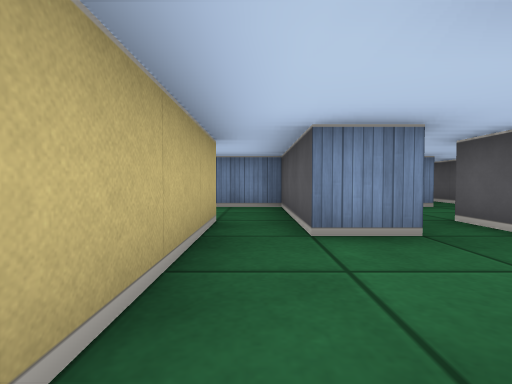
View 1 (above)

24 first-person views from a walk through a cub3D maze. The camera is about half as high as the walls, tilts 2° down and sees 85° across. The floor is counted in squares. Each view is taken from the middle of a square. On the plan, view 1 faces up. The plan holds only what a view shows up to about 9 squares ahead; the rest is blank.

View 2
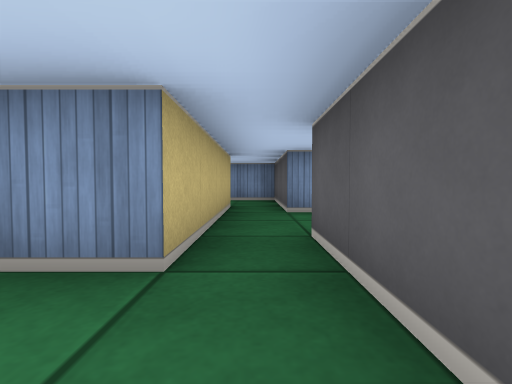

View 3
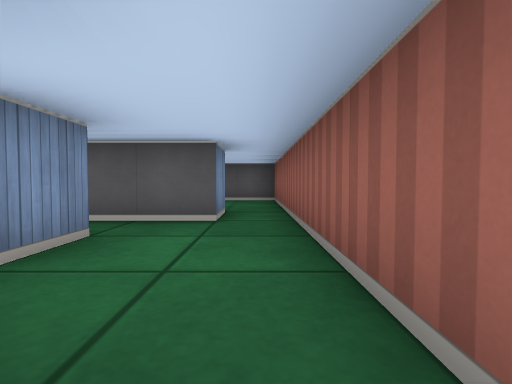

View 4
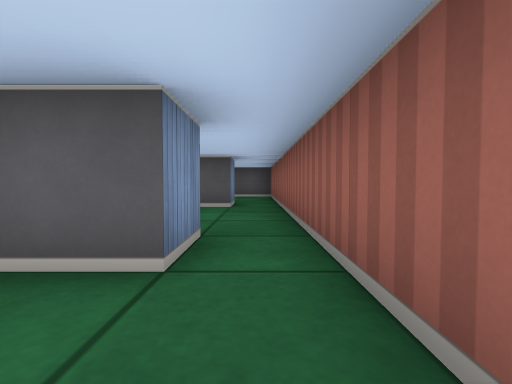

View 5
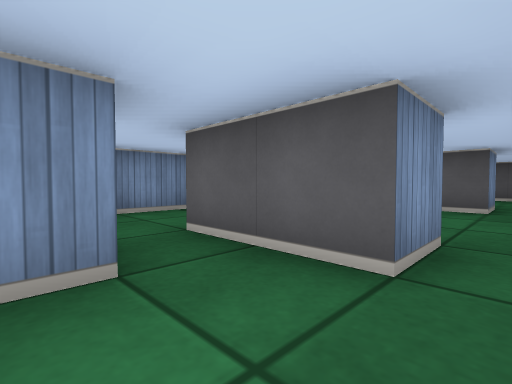

View 6
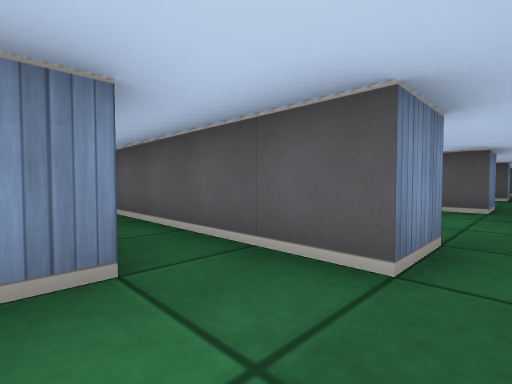

View 7
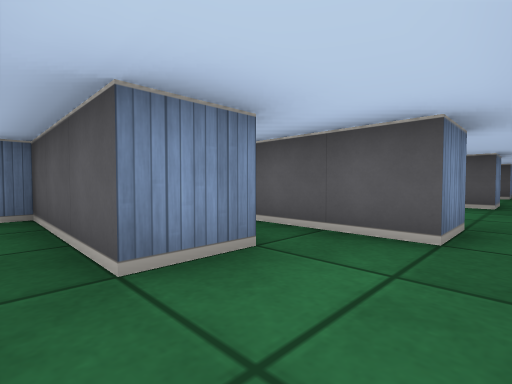

View 8
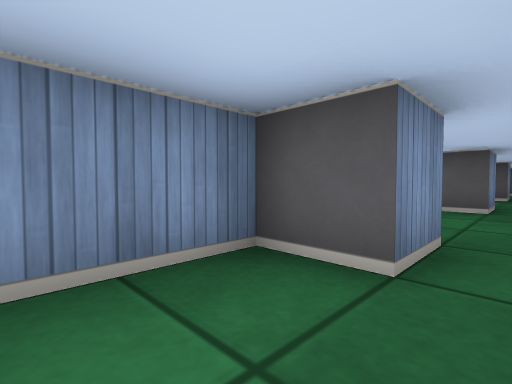

View 9
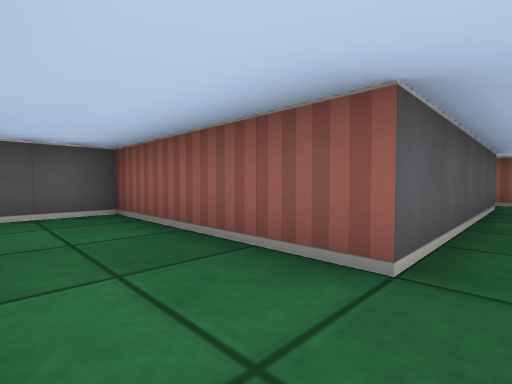

View 10
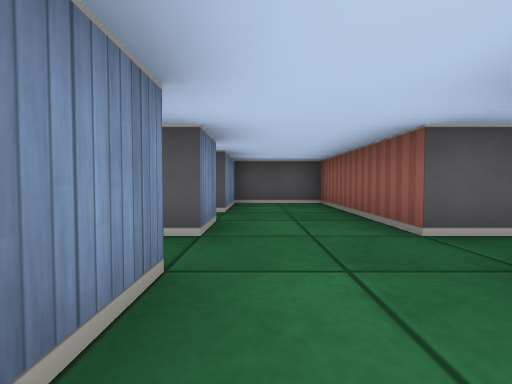

View 11
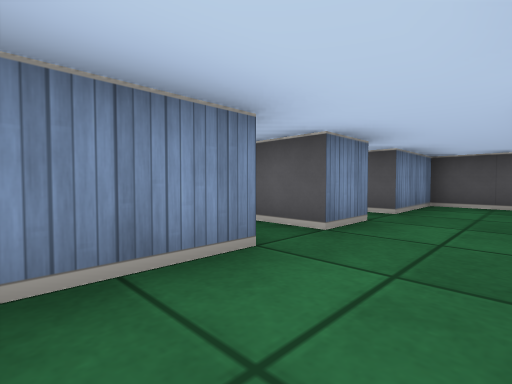

View 12
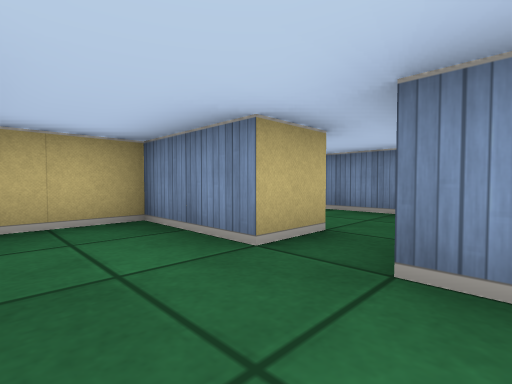

View 13
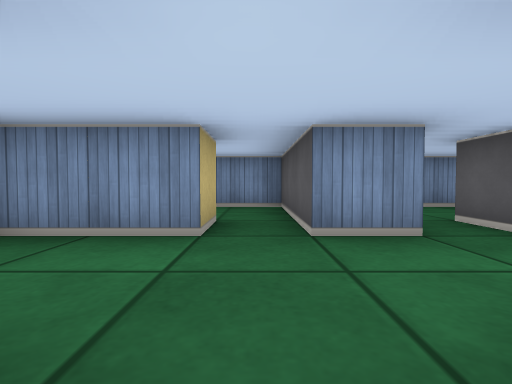

View 14
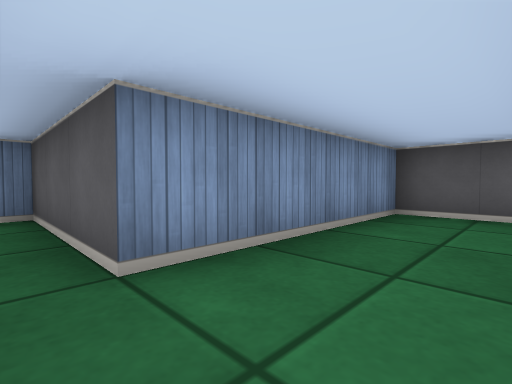

View 15
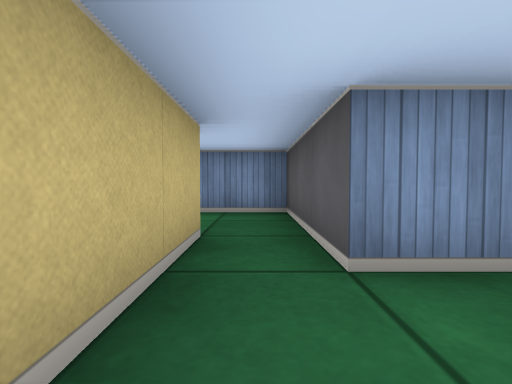

View 16
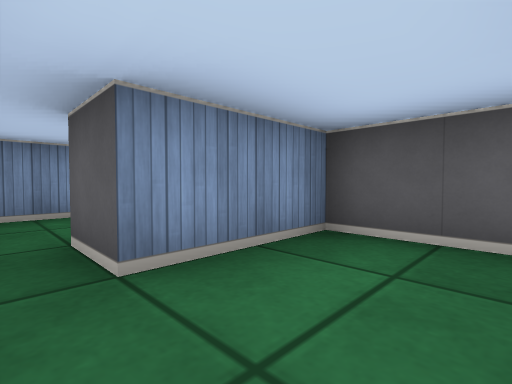

View 17
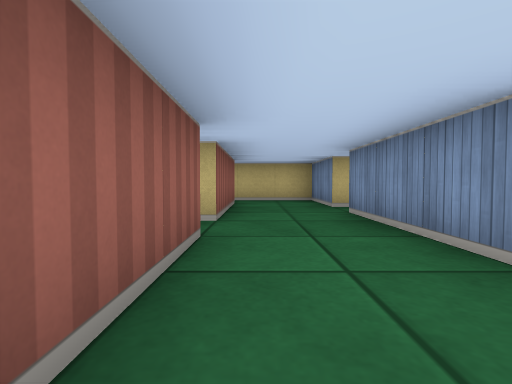

View 18
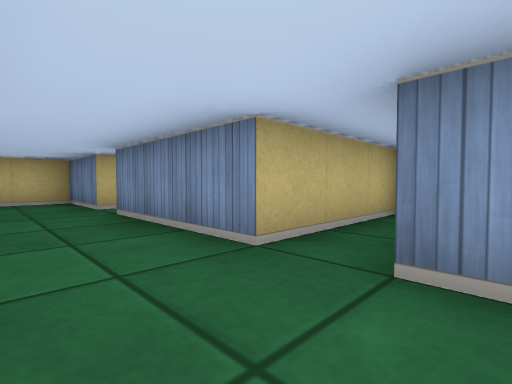

View 19
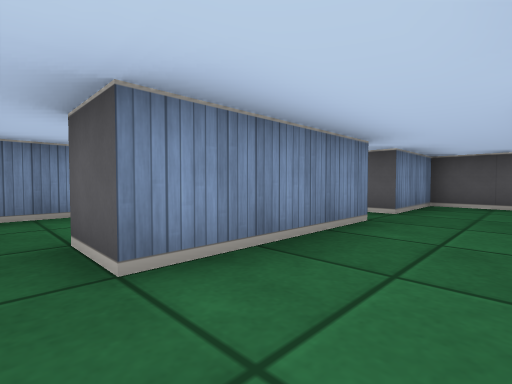

View 20
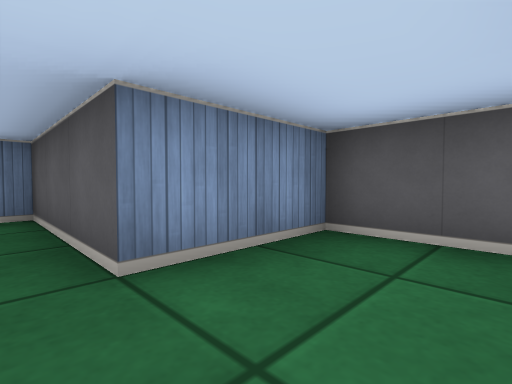

View 21
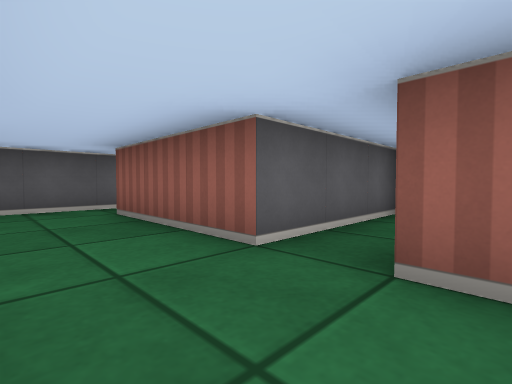

View 22
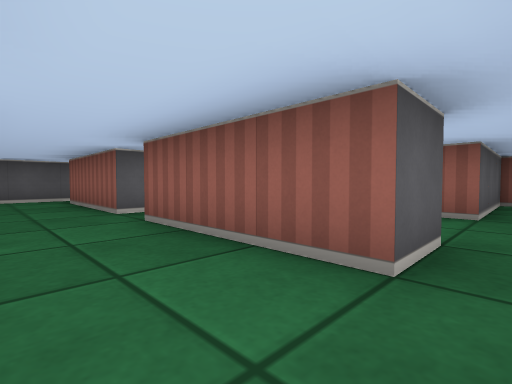

View 23
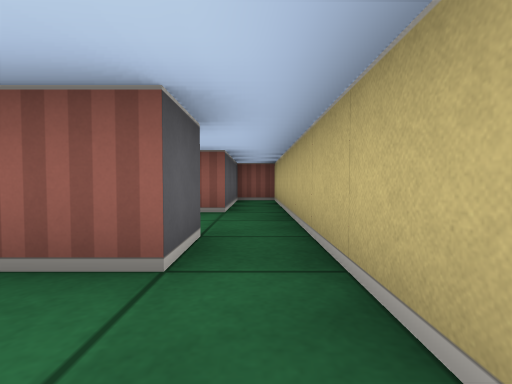

View 24
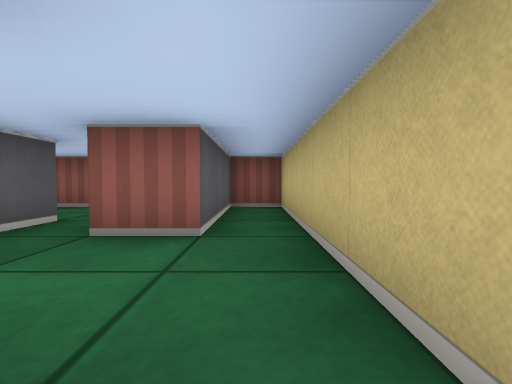

### Floor plan
Ten units are one square. View 1 is at (0, 0); x grows to the right and y downward. Boxes are objects, and circles mark ways between rooms. Rooms are numbered by the first view taken in them; rooms with no view inside come last. Other rooms are left out.
<svg viewBox="-150 -180 165 210">
<path fill="none" stroke="#000" d="M5 -25 5 -35M-5 -35 -5 5M5 5 5 -5M-5 5 -15 5M-15 25 5 25M5 15 5 5M-24 15 -35 15M-35 25 -15 25M-64 15 -75 15M-45 25 -35 25M-44 5 -50 5M-35 15 -35 5M-84 5 -95 5M-85 -55 -105 -55 -105 -41M-75 15 -75 -35M-104 15 -115 15 -115 5 -130 5M-64 -55 -75 -55M-75 -35 -35 -35 -35 -55 -55 -55M-108 -65 -100 -65M-85 -65 -85 -55M-125 -95 -125 -75M-75 -55 -75 -85 -115 -85 -115 -95M-145 -115 -145 -65 -135 -65 -135 -95M-75 -125 -65 -125M-55 -121 -55 -145 -75 -145M-124 -145 -136 -145M-135 -125 -115 -125M-75 -145 -75 -175 -79 -175M-85 -175 -85 -145 -95 -145M-95 -125 -75 -125M-115 -125 -105 -125M-95 -95 -95 -125M-95 -145 -115 -145M-136 -145 -145 -145 -145 -115M-135 -115 -135 -125M5 -35 5 -55 -9 -55M-135 -95 -125 -95M-115 -95 -115 -115 -135 -115M-95 5 -95 -25 -99 -25"/>
<circle cx="0" cy="0" r="3" fill="#2a7"/>
<circle cx="0" cy="-30" r="3" fill="#2a7"/>
<circle cx="-10" cy="15" r="3" fill="#2a7"/>
<circle cx="-30" cy="20" r="3" fill="#2a7"/>
<circle cx="-80" cy="20" r="3" fill="#2a7"/>
<circle cx="-90" cy="15" r="3" fill="#2a7"/>
<circle cx="-70" cy="-45" r="3" fill="#2a7"/>
<circle cx="-80" cy="-60" r="3" fill="#2a7"/>
<circle cx="-100" cy="0" r="3" fill="#2a7"/>
<circle cx="-120" cy="-90" r="3" fill="#2a7"/>
<circle cx="-140" cy="-120" r="3" fill="#2a7"/>
<circle cx="-130" cy="-105" r="3" fill="#2a7"/>
<circle cx="-70" cy="-135" r="3" fill="#2a7"/>
<circle cx="-110" cy="-135" r="3" fill="#2a7"/>
<circle cx="-130" cy="-135" r="3" fill="#2a7"/>
<circle cx="-90" cy="-135" r="3" fill="#2a7"/>
<text x="0" y="-20">1</text>
<text x="-10" y="10">2</text>
<text x="-20" y="20">3</text>
<text x="-60" y="20">4</text>
<text x="-80" y="-20">5</text>
<text x="-120" y="20">6</text>
<text x="-60" y="-50">7</text>
<text x="-100" y="-80">8</text>
<text x="-140" y="-90">9</text>
<text x="-70" y="-140">10</text>
<text x="-130" y="-140">11</text>
<text x="-80" y="-150">12</text>
<text x="-100" y="-120">13</text>
<text x="-140" y="-130">14</text>
<text x="-10" y="-50">15</text>
<text x="-130" y="-110">16</text>
<text x="-100" y="-10">17</text>
</svg>
Room 1 opens to room 2. Room 1 opens to room 15. Room 2 opens to room 3. Room 3 opens to room 4. Room 4 opens to room 5. Room 5 opens to room 6. Room 5 opens to room 7. Room 5 opens to room 8. Room 6 opens to room 17. Room 8 opens to room 16. Room 9 opens to room 14. Room 9 opens to room 16. Room 10 opens to room 12. Room 11 opens to room 13. Room 11 opens to room 14. Room 12 opens to room 13.

Where each view was taken, in squares from view 1:
view 1: 0 up, 0 right, facing up
view 2: 2 down, 0 right, facing up
view 3: 2 down, 3 left, facing right
view 4: 2 down, 5 left, facing right
view 5: 2 down, 5 left, facing up-right
view 6: 2 down, 9 left, facing up-right
view 7: 2 down, 10 left, facing up-right
view 8: 2 down, 13 left, facing up-right
view 9: 5 up, 8 left, facing down-right
view 10: 5 up, 10 left, facing right
view 11: 4 up, 10 left, facing up-right
view 12: 4 up, 7 left, facing up-left
view 13: 3 up, 8 left, facing up
view 14: 7 up, 12 left, facing up-right
view 15: 7 up, 12 left, facing up
view 16: 10 up, 14 left, facing up-right
view 17: 13 up, 7 left, facing left
view 18: 13 up, 7 left, facing up-left
view 19: 13 up, 12 left, facing up-right
view 20: 13 up, 8 left, facing up-right
view 21: 14 up, 11 left, facing down-right
view 22: 14 up, 14 left, facing down-right
view 23: 14 up, 14 left, facing down
view 24: 12 up, 14 left, facing down
